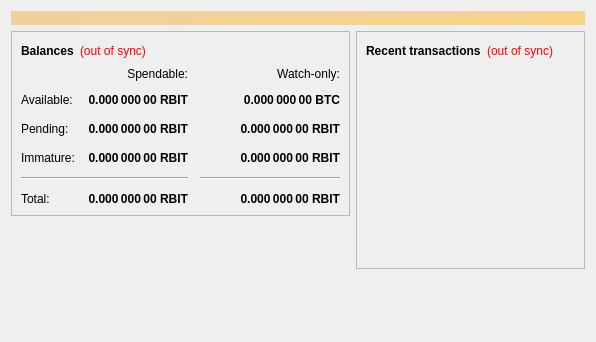
<?xml version="1.0" encoding="UTF-8"?>
<ui version="4.0">
 <class>OverviewPage</class>
 <widget class="QWidget" name="OverviewPage">
  <property name="geometry">
   <rect>
    <x>0</x>
    <y>0</y>
    <width>596</width>
    <height>342</height>
   </rect>
  </property>
  <property name="windowTitle">
   <string>Form</string>
  </property>
  <layout class="QVBoxLayout" name="topLayout">
   <item>
    <widget class="QLabel" name="labelAlerts">
     <property name="visible">
      <bool>false</bool>
     </property>
     <property name="styleSheet">
      <string notr="true">background-color: qlineargradient(x1: 0, y1: 0, x2: 1, y2: 0, stop:0 #F0D0A0, stop:1 #F8D488); color:#000000;</string>
     </property>
     <property name="wordWrap">
      <bool>true</bool>
     </property>
     <property name="margin">
      <number>3</number>
     </property>
    </widget>
   </item>
   <item>
    <layout class="QHBoxLayout" name="horizontalLayout" stretch="1,1">
     <item>
      <layout class="QVBoxLayout" name="verticalLayout_2">
       <item>
        <widget class="QFrame" name="frame">
         <property name="frameShape">
          <enum>QFrame::StyledPanel</enum>
         </property>
         <property name="frameShadow">
          <enum>QFrame::Raised</enum>
         </property>
         <layout class="QVBoxLayout" name="verticalLayout_4">
          <item>
           <layout class="QHBoxLayout" name="horizontalLayout_4">
            <item>
             <widget class="QLabel" name="label_5">
              <property name="font">
               <font>
                <weight>75</weight>
                <bold>true</bold>
               </font>
              </property>
              <property name="text">
               <string>Balances</string>
              </property>
             </widget>
            </item>
            <item>
             <widget class="QLabel" name="labelWalletStatus">
              <property name="cursor">
               <cursorShape>WhatsThisCursor</cursorShape>
              </property>
              <property name="toolTip">
               <string>The displayed information may be out of date. Your wallet automatically synchronizes with the Returnbit network after a connection is established, but this process has not completed yet.</string>
              </property>
              <property name="styleSheet">
               <string notr="true">QLabel { color: red; }</string>
              </property>
              <property name="text">
               <string notr="true">(out of sync)</string>
              </property>
              <property name="alignment">
               <set>Qt::AlignLeading|Qt::AlignLeft|Qt::AlignVCenter</set>
              </property>
             </widget>
            </item>
            <item>
             <spacer name="horizontalSpacer_3">
              <property name="orientation">
               <enum>Qt::Horizontal</enum>
              </property>
              <property name="sizeHint" stdset="0">
               <size>
                <width>40</width>
                <height>20</height>
               </size>
              </property>
             </spacer>
            </item>
           </layout>
          </item>
          <item>
           <layout class="QGridLayout" name="gridLayout">
            <property name="spacing">
             <number>12</number>
            </property>
            <item row="2" column="2">
             <widget class="QLabel" name="labelWatchPending">
              <property name="font">
               <font>
                <weight>75</weight>
                <bold>true</bold>
               </font>
              </property>
              <property name="cursor">
               <cursorShape>IBeamCursor</cursorShape>
              </property>
              <property name="toolTip">
               <string>Unconfirmed transactions to watch-only addresses</string>
              </property>
              <property name="text">
               <string notr="true">0.000 000 00 RBIT</string>
              </property>
              <property name="alignment">
               <set>Qt::AlignRight|Qt::AlignTrailing|Qt::AlignVCenter</set>
              </property>
              <property name="textInteractionFlags">
               <set>Qt::LinksAccessibleByMouse|Qt::TextSelectableByKeyboard|Qt::TextSelectableByMouse</set>
              </property>
             </widget>
            </item>
            <item row="2" column="1">
             <widget class="QLabel" name="labelUnconfirmed">
              <property name="font">
               <font>
                <weight>75</weight>
                <bold>true</bold>
               </font>
              </property>
              <property name="cursor">
               <cursorShape>IBeamCursor</cursorShape>
              </property>
              <property name="toolTip">
               <string>Total of transactions that have yet to be confirmed, and do not yet count toward the spendable balance</string>
              </property>
              <property name="text">
               <string notr="true">0.000 000 00 RBIT</string>
              </property>
              <property name="alignment">
               <set>Qt::AlignRight|Qt::AlignTrailing|Qt::AlignVCenter</set>
              </property>
              <property name="textInteractionFlags">
               <set>Qt::LinksAccessibleByMouse|Qt::TextSelectableByKeyboard|Qt::TextSelectableByMouse</set>
              </property>
             </widget>
            </item>
            <item row="3" column="2">
             <widget class="QLabel" name="labelWatchImmature">
              <property name="font">
               <font>
                <weight>75</weight>
                <bold>true</bold>
               </font>
              </property>
              <property name="cursor">
               <cursorShape>IBeamCursor</cursorShape>
              </property>
              <property name="toolTip">
               <string>Mined balance in watch-only addresses that has not yet matured</string>
              </property>
              <property name="text">
               <string notr="true">0.000 000 00 RBIT</string>
              </property>
              <property name="alignment">
               <set>Qt::AlignRight|Qt::AlignTrailing|Qt::AlignVCenter</set>
              </property>
              <property name="textInteractionFlags">
               <set>Qt::LinksAccessibleByMouse|Qt::TextSelectableByKeyboard|Qt::TextSelectableByMouse</set>
              </property>
             </widget>
            </item>
            <item row="4" column="0" colspan="2">
             <widget class="Line" name="line">
              <property name="orientation">
               <enum>Qt::Horizontal</enum>
              </property>
             </widget>
            </item>
            <item row="4" column="2">
             <widget class="Line" name="lineWatchBalance">
              <property name="sizePolicy">
               <sizepolicy hsizetype="Preferred" vsizetype="Fixed">
                <horstretch>0</horstretch>
                <verstretch>0</verstretch>
               </sizepolicy>
              </property>
              <property name="minimumSize">
               <size>
                <width>140</width>
                <height>0</height>
               </size>
              </property>
              <property name="orientation">
               <enum>Qt::Horizontal</enum>
              </property>
             </widget>
            </item>
            <item row="5" column="0">
             <widget class="QLabel" name="labelTotalText">
              <property name="text">
               <string>Total:</string>
              </property>
             </widget>
            </item>
            <item row="3" column="1">
             <widget class="QLabel" name="labelImmature">
              <property name="font">
               <font>
                <weight>75</weight>
                <bold>true</bold>
               </font>
              </property>
              <property name="cursor">
               <cursorShape>IBeamCursor</cursorShape>
              </property>
              <property name="toolTip">
               <string>Mined balance that has not yet matured</string>
              </property>
              <property name="text">
               <string notr="true">0.000 000 00 RBIT</string>
              </property>
              <property name="alignment">
               <set>Qt::AlignRight|Qt::AlignTrailing|Qt::AlignVCenter</set>
              </property>
              <property name="textInteractionFlags">
               <set>Qt::LinksAccessibleByMouse|Qt::TextSelectableByKeyboard|Qt::TextSelectableByMouse</set>
              </property>
             </widget>
            </item>
            <item row="2" column="3">
             <spacer name="horizontalSpacer_2">
              <property name="orientation">
               <enum>Qt::Horizontal</enum>
              </property>
              <property name="sizeHint" stdset="0">
               <size>
                <width>40</width>
                <height>20</height>
               </size>
              </property>
             </spacer>
            </item>
            <item row="3" column="0">
             <widget class="QLabel" name="labelImmatureText">
              <property name="text">
               <string>Immature:</string>
              </property>
             </widget>
            </item>
            <item row="5" column="1">
             <widget class="QLabel" name="labelTotal">
              <property name="font">
               <font>
                <weight>75</weight>
                <bold>true</bold>
               </font>
              </property>
              <property name="cursor">
               <cursorShape>IBeamCursor</cursorShape>
              </property>
              <property name="toolTip">
               <string>Your current total balance</string>
              </property>
              <property name="text">
               <string notr="true">0.000 000 00 RBIT</string>
              </property>
              <property name="alignment">
               <set>Qt::AlignRight|Qt::AlignTrailing|Qt::AlignVCenter</set>
              </property>
              <property name="textInteractionFlags">
               <set>Qt::LinksAccessibleByMouse|Qt::TextSelectableByKeyboard|Qt::TextSelectableByMouse</set>
              </property>
             </widget>
            </item>
            <item row="5" column="2">
             <widget class="QLabel" name="labelWatchTotal">
              <property name="font">
               <font>
                <weight>75</weight>
                <bold>true</bold>
               </font>
              </property>
              <property name="cursor">
               <cursorShape>IBeamCursor</cursorShape>
              </property>
              <property name="toolTip">
               <string>Current total balance in watch-only addresses</string>
              </property>
              <property name="text">
               <string notr="true">0.000 000 00 RBIT</string>
              </property>
              <property name="alignment">
               <set>Qt::AlignRight|Qt::AlignTrailing|Qt::AlignVCenter</set>
              </property>
              <property name="textInteractionFlags">
               <set>Qt::LinksAccessibleByMouse|Qt::TextSelectableByKeyboard|Qt::TextSelectableByMouse</set>
              </property>
             </widget>
            </item>
            <item row="0" column="2">
             <widget class="QLabel" name="labelWatchonly">
              <property name="text">
               <string>Watch-only:</string>
              </property>
              <property name="alignment">
               <set>Qt::AlignRight|Qt::AlignTrailing|Qt::AlignVCenter</set>
              </property>
             </widget>
            </item>
            <item row="1" column="0">
             <widget class="QLabel" name="labelBalanceText">
              <property name="text">
               <string>Available:</string>
              </property>
             </widget>
            </item>
            <item row="1" column="1">
             <widget class="QLabel" name="labelBalance">
              <property name="font">
               <font>
                <weight>75</weight>
                <bold>true</bold>
               </font>
              </property>
              <property name="cursor">
               <cursorShape>IBeamCursor</cursorShape>
              </property>
              <property name="toolTip">
               <string>Your current spendable balance</string>
              </property>
              <property name="text">
               <string notr="true">0.000 000 00 RBIT</string>
              </property>
              <property name="alignment">
               <set>Qt::AlignRight|Qt::AlignTrailing|Qt::AlignVCenter</set>
              </property>
              <property name="textInteractionFlags">
               <set>Qt::LinksAccessibleByMouse|Qt::TextSelectableByKeyboard|Qt::TextSelectableByMouse</set>
              </property>
             </widget>
            </item>
            <item row="1" column="2">
             <widget class="QLabel" name="labelWatchAvailable">
              <property name="font">
               <font>
                <weight>75</weight>
                <bold>true</bold>
               </font>
              </property>
              <property name="cursor">
               <cursorShape>IBeamCursor</cursorShape>
              </property>
              <property name="toolTip">
               <string>Your current balance in watch-only addresses</string>
              </property>
              <property name="text">
               <string notr="true">0.000 000 00 BTC</string>
              </property>
              <property name="alignment">
               <set>Qt::AlignRight|Qt::AlignTrailing|Qt::AlignVCenter</set>
              </property>
              <property name="textInteractionFlags">
               <set>Qt::LinksAccessibleByMouse|Qt::TextSelectableByKeyboard|Qt::TextSelectableByMouse</set>
              </property>
             </widget>
            </item>
            <item row="2" column="0">
             <widget class="QLabel" name="labelPendingText">
              <property name="text">
               <string>Pending:</string>
              </property>
             </widget>
            </item>
            <item row="0" column="1">
             <widget class="QLabel" name="labelSpendable">
              <property name="text">
               <string>Spendable:</string>
              </property>
              <property name="alignment">
               <set>Qt::AlignRight|Qt::AlignTrailing|Qt::AlignVCenter</set>
              </property>
             </widget>
            </item>
           </layout>
          </item>
         </layout>
        </widget>
       </item>
       <item>
        <spacer name="verticalSpacer">
         <property name="orientation">
          <enum>Qt::Vertical</enum>
         </property>
         <property name="sizeHint" stdset="0">
          <size>
           <width>20</width>
           <height>40</height>
          </size>
         </property>
        </spacer>
       </item>
      </layout>
     </item>
     <item>
      <layout class="QVBoxLayout" name="verticalLayout_3">
       <item>
        <widget class="QFrame" name="frame_2">
         <property name="frameShape">
          <enum>QFrame::StyledPanel</enum>
         </property>
         <property name="frameShadow">
          <enum>QFrame::Raised</enum>
         </property>
         <layout class="QVBoxLayout" name="verticalLayout">
          <item>
           <layout class="QHBoxLayout" name="horizontalLayout_2">
            <item>
             <widget class="QLabel" name="label_4">
              <property name="font">
               <font>
                <weight>75</weight>
                <bold>true</bold>
               </font>
              </property>
              <property name="text">
               <string>Recent transactions</string>
              </property>
             </widget>
            </item>
            <item>
             <widget class="QLabel" name="labelTransactionsStatus">
              <property name="cursor">
               <cursorShape>WhatsThisCursor</cursorShape>
              </property>
              <property name="toolTip">
               <string>The displayed information may be out of date. Your wallet automatically synchronizes with the Returnbit network after a connection is established, but this process has not completed yet.</string>
              </property>
              <property name="styleSheet">
               <string notr="true">QLabel { color: red; }</string>
              </property>
              <property name="text">
               <string notr="true">(out of sync)</string>
              </property>
              <property name="alignment">
               <set>Qt::AlignRight|Qt::AlignTrailing|Qt::AlignVCenter</set>
              </property>
             </widget>
            </item>
            <item>
             <spacer name="horizontalSpacer">
              <property name="orientation">
               <enum>Qt::Horizontal</enum>
              </property>
              <property name="sizeHint" stdset="0">
               <size>
                <width>40</width>
                <height>20</height>
               </size>
              </property>
             </spacer>
            </item>
           </layout>
          </item>
          <item>
           <widget class="QListView" name="listTransactions">
            <property name="styleSheet">
             <string notr="true">QListView { background: transparent; }</string>
            </property>
            <property name="frameShape">
             <enum>QFrame::NoFrame</enum>
            </property>
            <property name="verticalScrollBarPolicy">
             <enum>Qt::ScrollBarAlwaysOff</enum>
            </property>
            <property name="horizontalScrollBarPolicy">
             <enum>Qt::ScrollBarAlwaysOff</enum>
            </property>
            <property name="selectionMode">
             <enum>QAbstractItemView::NoSelection</enum>
            </property>
           </widget>
          </item>
         </layout>
        </widget>
       </item>
       <item>
        <spacer name="verticalSpacer_2">
         <property name="orientation">
          <enum>Qt::Vertical</enum>
         </property>
         <property name="sizeHint" stdset="0">
          <size>
           <width>20</width>
           <height>40</height>
          </size>
         </property>
        </spacer>
       </item>
      </layout>
     </item>
    </layout>
   </item>
  </layout>
 </widget>
 <resources/>
 <connections/>
</ui>
